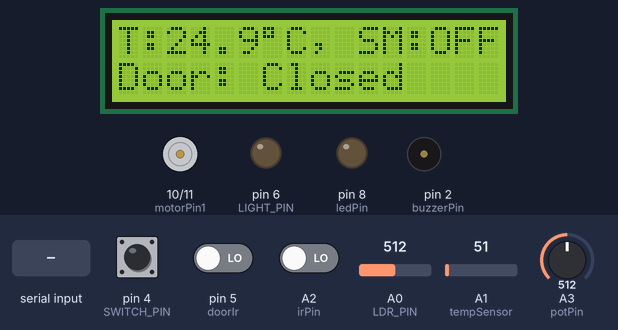
A sketch run on a simulated Arduino Uno, built with avr-gcc and run on an emulated ATmega328P. Shown: 16×2 character LCD, motor-driver pin pairs drawn as motors (green arrow = first pin HIGH = forward, orange = second pin HIGH = backward, longer = more drive, scaled by the enable pin), output pins drawn as LEDs (lit = HIGH), buzzer (waves = sounding, pin HIGH). The test bench sets the inputs (shaded band); at power-on: pin 5 (doorIr) LOW, A1 (tempSensor) = 51, A3 (potPin) = 512, pin 4 (SWITCH_PIN) LOW, A0 (LDR_PIN) = 512, A2 (irPin) LOW.

Above: at 1.6 s.
1.7 s: "security_on" received over the second serial link
At 2.9 s:
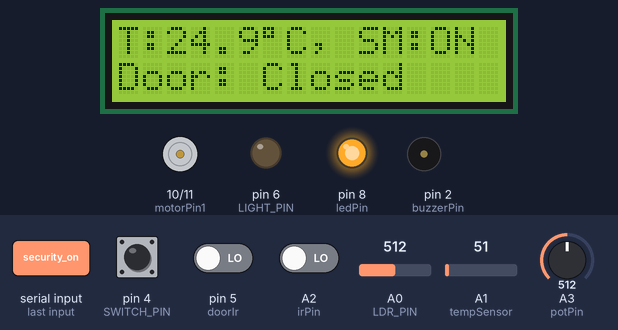
3.7 s: pin 5 (doorIr) driven HIGH
At 5.4 s:
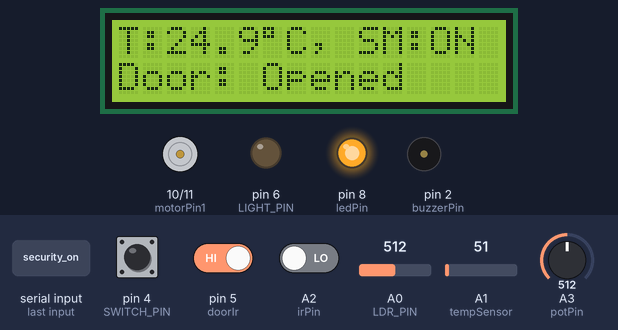
5.7 s: "security_off" received over the second serial link
At 7.2 s:
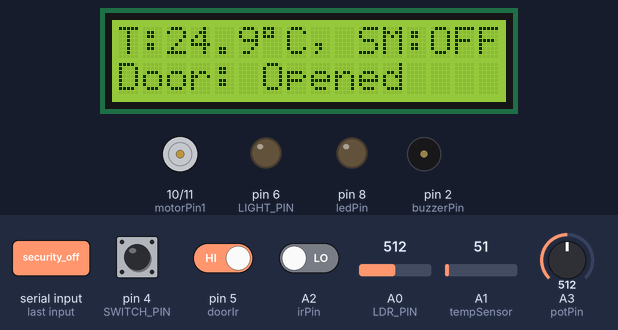
7.7 s: A1 (tempSensor) set to 66
At 8.7 s:
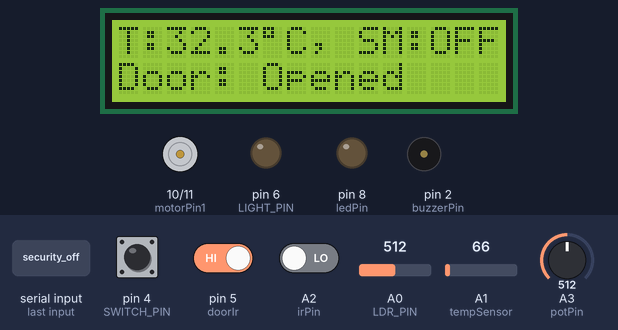
9.7 s: A1 (tempSensor) set to 77
At 11.4 s:
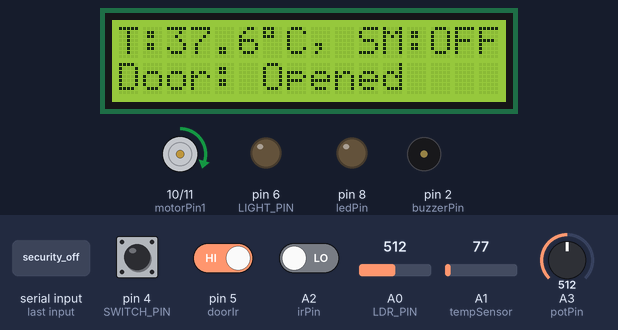
11.7 s: A3 (potPin) set to 597
13.2 s: A3 (potPin) set to 626
At 14.3 s:
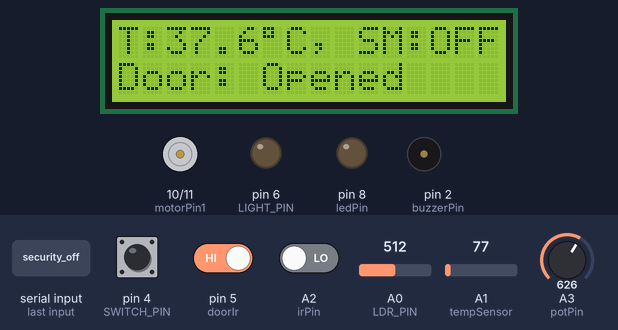
Timing chart, 0 to 15.7 s (numbered marks = the images above; inputs shaded):
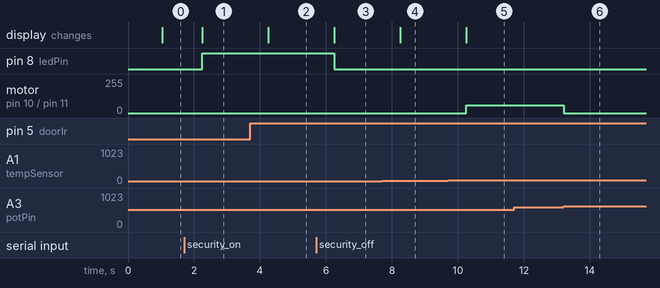

The sketch:

SmartHomeProject.ino
```cpp
#include <LiquidCrystal_I2C.h>
#include <Servo.h>
#include <SoftwareSerial.h>
//------------------------------------------------------------
LiquidCrystal_I2C LCD(0x27, 16, 2);
SoftwareSerial BT(12, 13);
Servo S;
//------------------------------------------------------------
const int tempSensor = A1;
const int doorIr = 5;
const int irPin = A2;
const int buzzerPin = 2;
const int pirPin = 7;
const int ledPin = 8; //if there is movement
const int motorPin1 = 10;
const int motorPin2 = 11;
const int motorSpeed = 9;
const int LDR_PIN = A0;
const int SWITCH_PIN = 4;
const int LIGHT_PIN = 6;  //for ldr
const int potPin = A3;
//------------------------------------------------------------
const int lightThreshold = 300;
int tempThreshold = 26;
//------------------------------------------------------------
int mSpeed = 60;

bool securityMode = false;
unsigned long lastUpdate = 0;
const unsigned long updateInterval = 1000;

double temp;

double lastTemp = -1000;
String lastDoorState = "";
String lastSecurityState = "";
//------------------------------------------------------------
String code = "nowWay";
//------------------------------------------------------------
void setup() {
  setupPins();
}
//------------------------------------------------------------
void loop() {

  unsigned long currentMillis = millis();
  if (currentMillis - lastUpdate >= updateInterval) {
    lastUpdate = currentMillis;
    temp = tempCalc(tempSensor);
    lcdSetting(temp);
  }

  Security(securityMode, buzzerPin, irPin, pirPin, ledPin);
  doorLight();
  int potValue = analogRead(potPin);
  tempThreshold = map(potValue, 0, 1023, 20, 50);
  coolingFan(mSpeed, temp);
  bluetoothControl();
}
//------------------------------------------------------------
//FUNCTIONS
void setupPins() {
  pinMode(irPin, INPUT);
  pinMode(pirPin, INPUT);
  pinMode(buzzerPin, OUTPUT);
  pinMode(ledPin, OUTPUT);
  pinMode(doorIr, INPUT);
  pinMode(tempSensor, INPUT);
  pinMode(motorPin1, OUTPUT);
  pinMode(motorPin2, OUTPUT);
  pinMode(motorSpeed, OUTPUT);
  digitalWrite(motorPin1, LOW);
  digitalWrite(motorPin2, LOW);
  BT.begin(9600);
  BT.setTimeout(500);
  pinMode(LIGHT_PIN, OUTPUT);
  pinMode(SWITCH_PIN, INPUT);
  pinMode(LDR_PIN, INPUT);
  LCD.init();
  LCD.backlight();
  LCD.clear();
}


//------------------------------------------------------------
void doorOpening() {
  if (digitalRead(doorIr) == HIGH) return;
  S.attach(3);
  for (int pos = 0; pos <= 160; pos++) {
    S.write(pos);
    delay(10);
  }
  S.detach();
}
//------------------------------------------------------------
void doorClose() {
  if (digitalRead(doorIr) == LOW) return; //new line
  S.attach(3);
  S.write(0);
  delay(300);
  S.detach();
}
//------------------------------------------------------------
void working(String read) {
  if (read == code) {
    doorOpening();
    BT.println("Door opened.");
  }
  else {
    doorClose();
    BT.println("Wrong code.");
  }
}


//------------------------------------------------------------
void doorLight() {
  int ldrValue = analogRead(LDR_PIN);
  int switchState = digitalRead(SWITCH_PIN);
  if (switchState == HIGH || ldrValue < lightThreshold) {
    digitalWrite(LIGHT_PIN, HIGH);
  } else {
    digitalWrite(LIGHT_PIN, LOW);
  }
}


//------------------------------------------------------------
double tempCalc(int tempSensor){
  double voltage;
  double rawValue;
  rawValue = analogRead(tempSensor);
  voltage = (((rawValue*5))/1023)*1000;
  temp = voltage*0.1;
  return temp;
}
//------------------------------------------------------------
void coolingFan(int speed, double temp){
  if (temp >tempThreshold){
    digitalWrite(motorPin1, HIGH);
    digitalWrite(motorPin2, LOW);
    analogWrite(motorSpeed, speed);
  }
  else{
    digitalWrite(motorPin1, LOW);
    digitalWrite(motorPin2, LOW);
  }
}


//------------------------------------------------------------
void windowIR(int buzzerPin, int irPin){
  int irRead = digitalRead(irPin);
  if ( irRead == LOW ) //if the window is closed
  {
    digitalWrite(buzzerPin, LOW);
  }
  else {
    digitalWrite(buzzerPin, HIGH);
  }
}
//------------------------------------------------------------
void ifMovement(int pirPin, int ledPin){
  digitalWrite(ledPin, HIGH);

  // int pirRead = digitalRead(pirPin);
  // if ( pirRead == HIGH ) //if there is movement
  // {
  //   digitalWrite(ledPin, HIGH);
  // }
  // else {
  //   digitalWrite(ledPin, LOW);
  // }
}
//------------------------------------------------------------
void Security(bool mode, int buzzerPin,
                  int irPin, int pirPin, int ledPin){

  if (mode){
    windowIR(buzzerPin, irPin);
    ifMovement(pirPin, ledPin);
  }
  else {
  digitalWrite(buzzerPin, LOW);
  digitalWrite(ledPin, LOW);
  }
}


//------------------------------------------------------------
String doorState(int doorIr){
  int doorRead = digitalRead(doorIr);
  if (doorRead == HIGH){
    return "Opened";
  }
  else {return "Closed";}
}
//------------------------------------------------------------
String securityState(bool securityMode){
  if (securityMode){
    return "ON";
  }
  else {return "OFF";}
}
//------------------------------------------------------------
void lcdSetting(double temp){
  String newDoorState = doorState(doorIr);
  String newSecurityState = securityState(securityMode);

  if (temp != lastTemp || newDoorState != lastDoorState || newSecurityState != lastSecurityState) {
  LCD.clear();
  LCD.setCursor(0,0);
  LCD.print("T:");
  LCD.print(temp,1);
  LCD.print((char)223);
  LCD.print("C, SM:");
  LCD.print(newSecurityState);
  LCD.setCursor(0,1);
  LCD.print("Door: ");
  LCD.print(newDoorState);

  lastTemp = temp;
  lastDoorState = newDoorState;
  lastSecurityState = newSecurityState;
  }
}
//------------------------------------------------------------


//------------------------------------------------------------
void bluetoothControl() {
  if (!BT.available()) return;

  String read = BT.readString();
  read.trim();

  if (read == "security_on") {
    securityMode = true;
    BT.println("Security Mode: ON");
  }
  else if (read == "security_off") {
    securityMode = false;
    BT.println("Security Mode: OFF");
  }
  else if (read == "door_code") {
    BT.println("Enter the door code:");
    while (!BT.available());
    String codeRead = BT.readString();
    codeRead.trim();
    working(codeRead);
    delay(10000); //system is stopped
    doorClose();
    BT.println("Door closed");
  }
  else if (read == "open_door") {
    doorOpening();
    BT.println("Door manually opened");
  }
  else if (read == "close_door") {
    doorClose();
    BT.println("Door closed");
  }
  else if (read == "reset_pass") {
    BT.println("Enter the brevios password: ");
    while (!BT.available());
    String codeRead = BT.readString();
    codeRead.trim();
    if (codeRead == code) {
      BT.println("Enter the new password: ");
      while (!BT.available());
      String newCode = BT.readString();
      newCode.trim();
      code = newCode;
      BT.println("Password Updated.");
    }
    else {
      BT.println("Wrong code.");
    }
  }
  else if (read == "status") {
    BT.print("Temp: ");
    BT.print(temp);
    BT.print("°C | Door: ");
    BT.print(doorState(doorIr));
    BT.print(" | Security Mode: ");
    BT.println(securityState(securityMode));
  }
  else if (read == "temp_limit") {
    BT.println("Enter the tempreature: ");
    while (!BT.available());
    String codeRead = BT.readString();
    codeRead.trim();
    tempThreshold = codeRead.toInt();
  }
  else {
    BT.println("Invalid command.");
  }
}
```

Measured:
- the behaviour switches between 71 and 72 on A1 (tempSensor) (found by bisection; images 4 and 5)
- the behaviour switches between 613 and 614 on A3 (potPin) (found by bisection; images 5 and 6)
- after the input at 1.7 s, pin 8 (ledPin): LOW → HIGH after 0.55 s; the display: changes after 0.55 s (image 1)
- after the input at 3.7 s, the display: changes after 0.55 s (image 2)
- after the input at 5.7 s, pin 8 (ledPin): HIGH → LOW after 0.55 s; the display: changes after 0.55 s (image 3)
- after the input at 7.7 s, the display: changes after 0.55 s (image 4)
- after the input at 9.7 s, motor on pin 10 (motorPin1) / pin 11 (motorPin2): stopped → forward 60/255 after 0.55 s; the display: changes after 0.55 s (image 5)
- after the input at 11.7 s, every drawn part: stays the same
- after the input at 13.2 s, motor on pin 10 (motorPin1) / pin 11 (motorPin2): forward 60/255 → stopped at once
